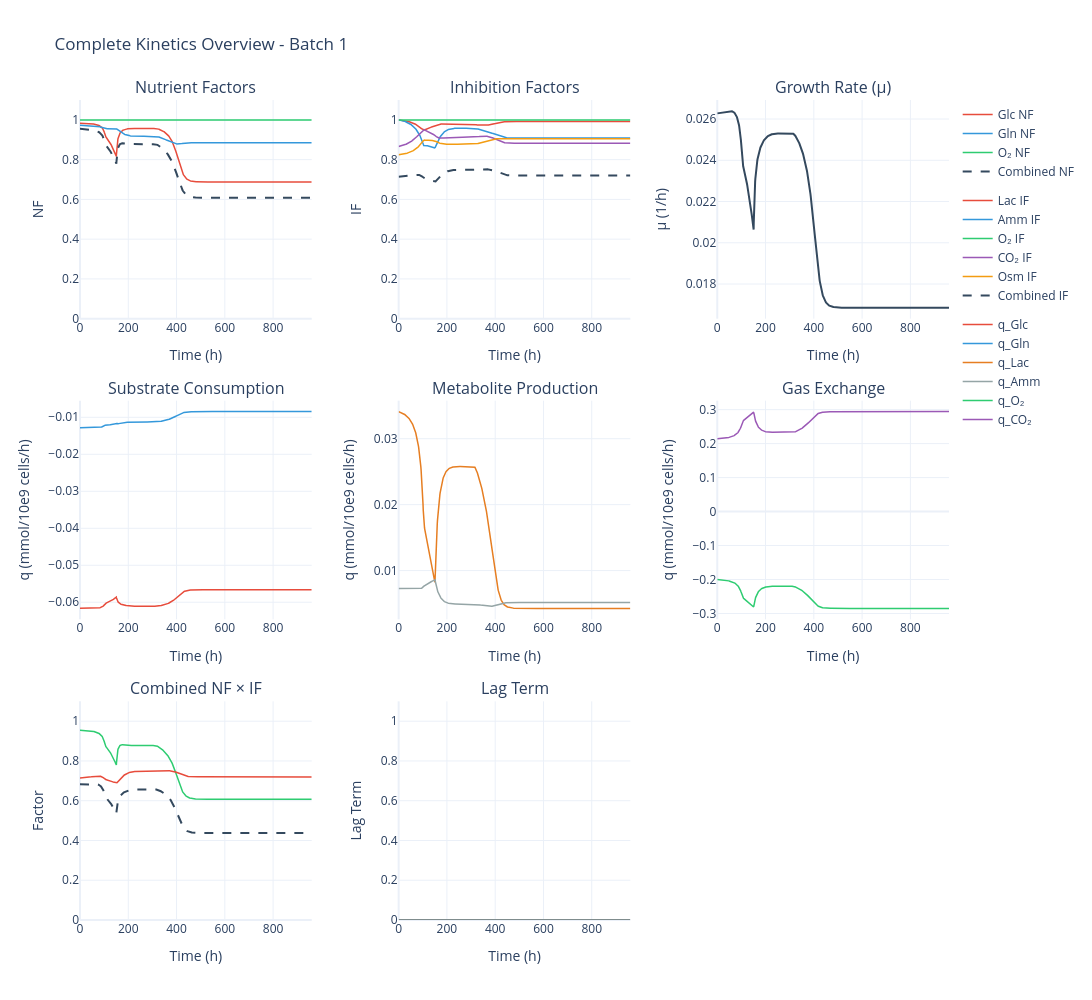

The cell this chart's notebook holds for it:
### Code cell
sim.data.plot_kinetics()

### Figure 1 — Plotly figure (JSON) as saved in the notebook; plotly's stock layout.template omitted (floating-point values rounded to 4 significant figures; data arrays with more than 128 entries replaced by an {"elided": "..."} marker saying what was removed)
{"data": [{"legendgroup": "NF", "line": {"color": "#E74C3C", "width": 1.5}, "mode": "lines", "name": "Glc NF", "type": "scatter", "x": {"elided": "1015 float values"}, "xaxis": "x", "y": {"elided": "1015 float values"}, "yaxis": "y"}, {"legendgroup": "NF", "line": {"color": "#3498DB", "width": 1.5}, "mode": "lines", "name": "Gln NF", "type": "scatter", "x": {"elided": "1015 float values"}, "xaxis": "x", "y": {"elided": "1015 float values"}, "yaxis": "y"}, {"legendgroup": "NF", "line": {"color": "#2ECC71", "width": 1.5}, "mode": "lines", "name": "O₂ NF", "type": "scatter", "x": {"elided": "1015 float values"}, "xaxis": "x", "y": {"elided": "1015 float values"}, "yaxis": "y"}, {"legendgroup": "NF", "line": {"color": "#34495E", "dash": "dash", "width": 2}, "mode": "lines", "name": "Combined NF", "type": "scatter", "x": {"elided": "1015 float values"}, "xaxis": "x", "y": {"elided": "1015 float values"}, "yaxis": "y"}, {"legendgroup": "IF", "line": {"color": "#E74C3C", "width": 1.5}, "mode": "lines", "name": "Lac IF", "type": "scatter", "x": {"elided": "1015 float values"}, "xaxis": "x2", "y": {"elided": "1015 float values"}, "yaxis": "y2"}, {"legendgroup": "IF", "line": {"color": "#3498DB", "width": 1.5}, "mode": "lines", "name": "Amm IF", "type": "scatter", "x": {"elided": "1015 float values"}, "xaxis": "x2", "y": {"elided": "1015 float values"}, "yaxis": "y2"}, {"legendgroup": "IF", "line": {"color": "#2ECC71", "width": 1.5}, "mode": "lines", "name": "O₂ IF", "type": "scatter", "x": {"elided": "1015 float values"}, "xaxis": "x2", "y": {"elided": "1015 float values"}, "yaxis": "y2"}, {"legendgroup": "IF", "line": {"color": "#9B59B6", "width": 1.5}, "mode": "lines", "name": "CO₂ IF", "type": "scatter", "x": {"elided": "1015 float values"}, "xaxis": "x2", "y": {"elided": "1015 float values"}, "yaxis": "y2"}, {"legendgroup": "IF", "line": {"color": "#F39C12", "width": 1.5}, "mode": "lines", "name": "Osm IF", "type": "scatter", "x": {"elided": "1015 float values"}, "xaxis": "x2", "y": {"elided": "1015 float values"}, "yaxis": "y2"}, {"legendgroup": "IF", "line": {"color": "#34495E", "dash": "dash", "width": 2}, "mode": "lines", "name": "Combined IF", "type": "scatter", "x": {"elided": "1015 float values"}, "xaxis": "x2", "y": {"elided": "1015 float values"}, "yaxis": "y2"}, {"line": {"color": "#34495E", "width": 2}, "mode": "lines", "name": "μ", "showlegend": false, "type": "scatter", "x": {"elided": "1015 float values"}, "xaxis": "x3", "y": {"elided": "1015 float values"}, "yaxis": "y3"}, {"legendgroup": "rates", "line": {"color": "#E74C3C", "width": 1.5}, "mode": "lines", "name": "q_Glc", "type": "scatter", "x": {"elided": "1015 float values"}, "xaxis": "x4", "y": {"elided": "1015 float values"}, "yaxis": "y4"}, {"legendgroup": "rates", "line": {"color": "#3498DB", "width": 1.5}, "mode": "lines", "name": "q_Gln", "type": "scatter", "x": {"elided": "1015 float values"}, "xaxis": "x4", "y": {"elided": "1015 float values"}, "yaxis": "y4"}, {"legendgroup": "rates", "line": {"color": "#E67E22", "width": 1.5}, "mode": "lines", "name": "q_Lac", "type": "scatter", "x": {"elided": "1015 float values"}, "xaxis": "x5", "y": {"elided": "1015 float values"}, "yaxis": "y5"}, {"legendgroup": "rates", "line": {"color": "#95A5A6", "width": 1.5}, "mode": "lines", "name": "q_Amm", "type": "scatter", "x": {"elided": "1015 float values"}, "xaxis": "x5", "y": {"elided": "1015 float values"}, "yaxis": "y5"}, {"legendgroup": "rates", "line": {"color": "#2ECC71", "width": 1.5}, "mode": "lines", "name": "q_O₂", "type": "scatter", "x": {"elided": "1015 float values"}, "xaxis": "x6", "y": {"elided": "1015 float values"}, "yaxis": "y6"}, {"legendgroup": "rates", "line": {"color": "#9B59B6", "width": 1.5}, "mode": "lines", "name": "q_CO₂", "type": "scatter", "x": {"elided": "1015 float values"}, "xaxis": "x6", "y": {"elided": "1015 float values"}, "yaxis": "y6"}, {"line": {"color": "#2ECC71", "width": 1.5}, "mode": "lines", "name": "NF", "showlegend": false, "type": "scatter", "x": {"elided": "1015 float values"}, "xaxis": "x7", "y": {"elided": "1015 float values"}, "yaxis": "y7"}, {"line": {"color": "#E74C3C", "width": 1.5}, "mode": "lines", "name": "IF", "showlegend": false, "type": "scatter", "x": {"elided": "1015 float values"}, "xaxis": "x7", "y": {"elided": "1015 float values"}, "yaxis": "y7"}, {"line": {"color": "#34495E", "dash": "dash", "width": 2}, "mode": "lines", "name": "NF × IF", "showlegend": false, "type": "scatter", "x": {"elided": "1015 float values"}, "xaxis": "x7", "y": {"elided": "1015 float values"}, "yaxis": "y7"}, {"line": {"color": "#7F8C8D", "width": 2}, "mode": "lines", "name": "Lag", "showlegend": false, "type": "scatter", "x": {"elided": "1015 float values"}, "xaxis": "x8", "y": {"elided": "1015 float values"}, "yaxis": "y8"}], "layout": {"annotations": [{"font": {"size": 16}, "showarrow": false, "text": "Nutrient Factors", "x": 0.1333, "xanchor": "center", "xref": "paper", "y": 1, "yanchor": "bottom", "yref": "paper"}, {"font": {"size": 16}, "showarrow": false, "text": "Inhibition Factors", "x": 0.5, "xanchor": "center", "xref": "paper", "y": 1, "yanchor": "bottom", "yref": "paper"}, {"font": {"size": 16}, "showarrow": false, "text": "Growth Rate (μ)", "x": 0.8667, "xanchor": "center", "xref": "paper", "y": 1, "yanchor": "bottom", "yref": "paper"}, {"font": {"size": 16}, "showarrow": false, "text": "Substrate Consumption", "x": 0.1333, "xanchor": "center", "xref": "paper", "y": 0.6333, "yanchor": "bottom", "yref": "paper"}, {"font": {"size": 16}, "showarrow": false, "text": "Metabolite Production", "x": 0.5, "xanchor": "center", "xref": "paper", "y": 0.6333, "yanchor": "bottom", "yref": "paper"}, {"font": {"size": 16}, "showarrow": false, "text": "Gas Exchange", "x": 0.8667, "xanchor": "center", "xref": "paper", "y": 0.6333, "yanchor": "bottom", "yref": "paper"}, {"font": {"size": 16}, "showarrow": false, "text": "Combined NF × IF", "x": 0.1333, "xanchor": "center", "xref": "paper", "y": 0.2667, "yanchor": "bottom", "yref": "paper"}, {"font": {"size": 16}, "showarrow": false, "text": "Lag Term", "x": 0.5, "xanchor": "center", "xref": "paper", "y": 0.2667, "yanchor": "bottom", "yref": "paper"}], "height": 1000, "hovermode": "x unified", "legend": {"orientation": "v", "x": 1.01, "xanchor": "left", "y": 1, "yanchor": "top"}, "showlegend": true, "title": {"text": "Complete Kinetics Overview - Batch 1"}, "width": 1400, "xaxis": {"anchor": "y", "domain": [0, 0.2667], "title": {"text": "Time (h)"}}, "xaxis2": {"anchor": "y2", "domain": [0.3667, 0.6333], "title": {"text": "Time (h)"}}, "xaxis3": {"anchor": "y3", "domain": [0.7333, 1], "title": {"text": "Time (h)"}}, "xaxis4": {"anchor": "y4", "domain": [0, 0.2667], "title": {"text": "Time (h)"}}, "xaxis5": {"anchor": "y5", "domain": [0.3667, 0.6333], "title": {"text": "Time (h)"}}, "xaxis6": {"anchor": "y6", "domain": [0.7333, 1], "title": {"text": "Time (h)"}}, "xaxis7": {"anchor": "y7", "domain": [0, 0.2667], "title": {"text": "Time (h)"}}, "xaxis8": {"anchor": "y8", "domain": [0.3667, 0.6333], "title": {"text": "Time (h)"}}, "xaxis9": {"anchor": "y9", "domain": [0.7333, 1], "title": {"text": "Time (h)"}}, "yaxis": {"anchor": "x", "domain": [0.7333, 1], "range": [0, 1.1], "title": {"text": "NF"}}, "yaxis2": {"anchor": "x2", "domain": [0.7333, 1], "range": [0, 1.1], "title": {"text": "IF"}}, "yaxis3": {"anchor": "x3", "domain": [0.7333, 1], "title": {"text": "μ (1/h)"}}, "yaxis4": {"anchor": "x4", "domain": [0.3667, 0.6333], "title": {"text": "q (mmol/10e9 cells/h)"}}, "yaxis5": {"anchor": "x5", "domain": [0.3667, 0.6333], "title": {"text": "q (mmol/10e9 cells/h)"}}, "yaxis6": {"anchor": "x6", "domain": [0.3667, 0.6333], "title": {"text": "q (mmol/10e9 cells/h)"}}, "yaxis7": {"anchor": "x7", "domain": [0, 0.2667], "range": [0, 1.1], "title": {"text": "Factor"}}, "yaxis8": {"anchor": "x8", "domain": [0, 0.2667], "range": [0, 1.1], "title": {"text": "Lag Term"}}, "yaxis9": {"anchor": "x9", "domain": [0, 0.2667]}}}
